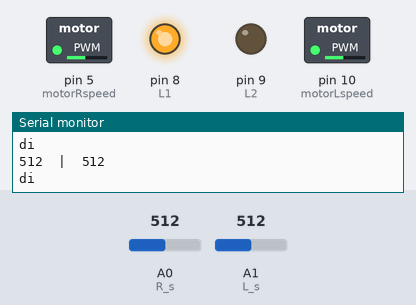
The sketch below on a simulated Arduino Uno, built with avr-gcc and run on an emulated ATmega328P. On the bench: switched loads named in the sketch (green lamp = pin HIGH), output pins drawn as LEDs (lit = HIGH), the last lines printed to the serial monitor. The inputs (shaded band) are chosen by the test bench; at power-on: A0 (R_s) = 512, A1 (L_s) = 512. Pins used as bus, display or sensor lines are not drawn.

Above: at 1.2 s.
1.3 s: A0 (R_s) set to 105
4.3 s: A0 (R_s) set to 95
At 5.5 s:
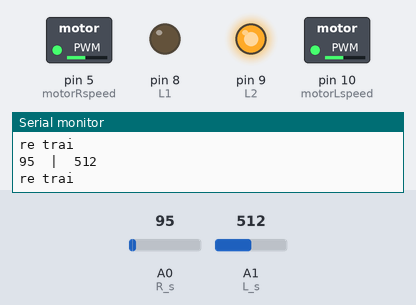
5.8 s: A1 (L_s) set to 985
7.3 s: A1 (L_s) set to 1010
8.8 s: A0 (R_s) set to 122
At 9.1 s:
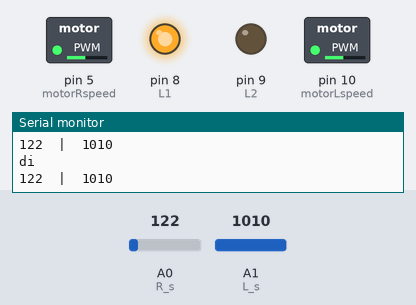
10.3 s: A0 (R_s) set to 0
At 11.0 s:
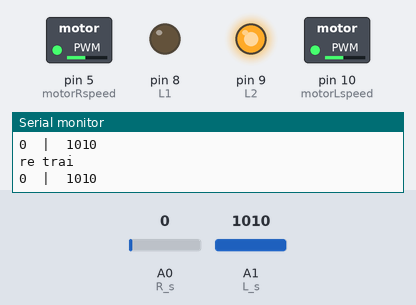
Timing chart, 0 to 12.8 s (numbered marks = the images above; inputs shaded):
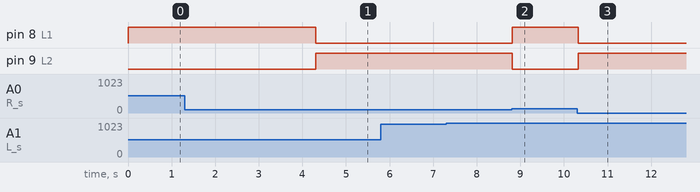

The sketch:

ld298.ino
```cpp
const int motorRspeed  = 5;  // kết nối chân ENA với chân 5 arduino
const int R1      = 6;  // kết nối chân IN1 với chân 3 arduino
const int R2      = 7;  // kết nối chân IN2 với chân 4 arduino
const int L1      = 8; // kết nối chân IN3 với chân 7 arduino
const int L2      = 9; // kết nối chân IN4 với chân 8 arduino
const int motorLspeed  = 10;  // kết nối chân ENB với chân 6 arduino


const int R_s = A0;
const int L_s = A1;

int tocdo = 115;
int dogiat = 100;
int error = 0;

void setup() {
  // put your setup code here, to run once:

  pinMode(R_s, INPUT);
  pinMode(L_s, INPUT);

  pinMode(R1, OUTPUT);
  pinMode(R2, OUTPUT);
  pinMode(L1, OUTPUT);
  pinMode(L2, OUTPUT);
  pinMode(motorRspeed, OUTPUT);
  pinMode(motorLspeed, OUTPUT);

  Serial.begin(9600);

  analogWrite(motorRspeed, tocdo);
  analogWrite(motorLspeed, tocdo);

}

void loop() {
  // int high1 = 1;
  // int low1  = 0;
  // int high2 = 1;
  // int low2  = 0;
  // put your main code here, to run repeatedly:
  // digitalWrite(R1, HIGH);
  // digitalWrite(R2, LOW);
  // digitalWrite(L1, HIGH);
  // digitalWrite(L2, LOW);

  int RS = analogRead(R_s);
  int LS = analogRead(L_s);
  Serial.print(RS);
  Serial.print("  |  ");
  Serial.println(LS);
  // dichuyen(110,200);


  // if(RS > 300 && RS < 600 && LS < dogiat){
  //   // re phai
  //   Serial.println("re phai1");
  //   int high1 = 0;
  //   int low1  = 1;

  // }
  // if(LS > 200 && LS < 350 && RS < dogiat){
  //   // re trai
  //   Serial.println("re trai1");
  //   int high2 = 0;
  //   int low2  = 1;
  // }
  // if(RS > dogiat && RS < 300 && LS < dogiat){
  //   // re phai
  //   // Serial.println("re phai");
  //   int high1 = 1;
  //   int low1  = 0;
  //   int high2 = 1;
  //   int low2  = 0;
  //   error = 40;
  // }
  // if(LS > dogiat && LS < 200 && RS < dogiat){
  //   // re trai
  //   // Serial.println("re trai");
  //   int high1 = 1;
  //   int low1  = 0;
  //   int high2 = 1;
  //   int low2  = 0;
  //   error = -40;
  // }


  // if((RS > dogiat && LS > dogiat) || (RS < dogiat && LS < dogiat)) {
  //   error = 0;
  // }
  // int left = tocdo + error;
  // int right =  tocdo - error;
  // if(left > 225){
  //   left = 225;
  // }
  // if(left < 0){
  //   left = 0;
  // }
  // if(right > 225){
  //   right = 225;
  // }
  // if(right < 0){
  //   right = 0;
  // }
  // dichuyen(left, right);


  if(RS > dogiat && LS < dogiat){
    // re phai
    // analogWrite(motorRspeed, 90);
    digitalWrite(R1, LOW);
    digitalWrite(R2, HIGH);
    Serial.println("re phai");

  }
  if(LS > dogiat && RS < dogiat){
    // re trai
    // analogWrite(motorLspeed, 90);
    digitalWrite(L1, LOW);
    digitalWrite(L2, HIGH);
    Serial.println("re trai");

  }
  if((RS > dogiat && LS > dogiat) || (RS < dogiat && LS < dogiat)){
    Serial.println("di");
    analogWrite(motorRspeed, tocdo);
    analogWrite(motorLspeed, tocdo);
    digitalWrite(R1, HIGH);
    digitalWrite(R2, LOW);
    digitalWrite(L1, HIGH);
    digitalWrite(L2, LOW);
  }
}

void dichuyen(int L, int R){
    analogWrite(motorRspeed, R);
    analogWrite(motorLspeed, L);
    digitalWrite(R1, HIGH);
    digitalWrite(R2, LOW);
    digitalWrite(L1, HIGH);
    digitalWrite(L2, LOW);
}
void stop(){
    analogWrite(motorRspeed, 0);
    analogWrite(motorLspeed, 0);
    digitalWrite(R1, LOW);
    digitalWrite(R2, LOW);
    digitalWrite(L1, LOW);
    digitalWrite(L2, LOW);
}
void Rnguoc(){
    digitalWrite(R1, LOW);
    digitalWrite(R2, HIGH);
}
void Lnguoc(){
    digitalWrite(L1, LOW);
    digitalWrite(L2, HIGH);
}
```

Measured:
- the behaviour switches between 100 and 99 on A0 (R_s) (found by bisection; images 0 and 1)
- after the input at 4.3 s, pin 8 (L1): HIGH → LOW at once; pin 9 (L2): LOW → HIGH at once
- after the input at 8.8 s, pin 8 (L1): LOW → HIGH at once; pin 9 (L2): HIGH → LOW at once
- after the input at 10.3 s, pin 8 (L1): HIGH → LOW at once; pin 9 (L2): LOW → HIGH at once
